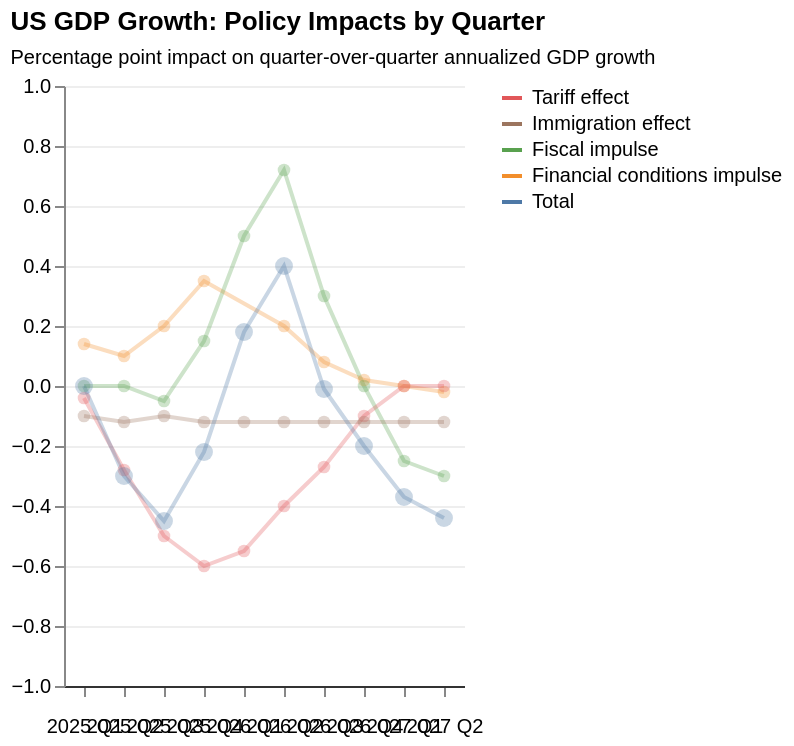

Specify this chart in Vega-Lite:
### Vega-Lite specification from a JSON file in a GitHub repository (floating-point values rounded to 4 significant figures)
{"$schema": "https://vega.github.io/schema/vega-lite/v5.json", "title": {"text": "US GDP Growth: Policy Impacts by Quarter", "subtitle": "Percentage point impact on quarter-over-quarter annualized GDP growth", "anchor": "start", "fontSize": 13, "subtitleFontSize": 10, "subtitlePadding": 6}, "width": "container", "height": "container", "background": "white", "data": {"values": [{"order": 1, "quarter": "2025 Q1", "series": "Financial conditions impulse", "value": 0.14}, {"order": 1, "quarter": "2025 Q1", "series": "Fiscal impulse", "value": 0.0}, {"order": 1, "quarter": "2025 Q1", "series": "Tariff effect", "value": -0.04}, {"order": 1, "quarter": "2025 Q1", "series": "Immigration effect", "value": -0.1}, {"order": 1, "quarter": "2025 Q1", "series": "Total", "value": 0.0}, {"order": 2, "quarter": "2025 Q2", "series": "Financial conditions impulse", "value": 0.1}, {"order": 2, "quarter": "2025 Q2", "series": "Fiscal impulse", "value": 0.0}, {"order": 2, "quarter": "2025 Q2", "series": "Tariff effect", "value": -0.28}, {"order": 2, "quarter": "2025 Q2", "series": "Immigration effect", "value": -0.12}, {"order": 2, "quarter": "2025 Q2", "series": "Total", "value": -0.3}, {"order": 3, "quarter": "2025 Q3", "series": "Financial conditions impulse", "value": 0.2}, {"order": 3, "quarter": "2025 Q3", "series": "Tariff effect", "value": -0.5}, {"order": 3, "quarter": "2025 Q3", "series": "Immigration effect", "value": -0.1}, {"order": 3, "quarter": "2025 Q3", "series": "Fiscal impulse", "value": -0.05}, {"order": 3, "quarter": "2025 Q3", "series": "Total", "value": -0.45}, {"order": 4, "quarter": "2025 Q4", "series": "Financial conditions impulse", "value": 0.35}, {"order": 4, "quarter": "2025 Q4", "series": "Fiscal impulse", "value": 0.15}, {"order": 4, "quarter": "2025 Q4", "series": "Tariff effect", "value": -0.6}, {"order": 4, "quarter": "2025 Q4", "series": "Immigration effect", "value": -0.12}, {"order": 4, "quarter": "2025 Q4", "series": "Total", "value": -0.22}, {"order": 5, "quarter": "2026 Q1", "series": "Financial conditions", "value": 0.35}, {"order": 5, "quarter": "2026 Q1", "series": "Fiscal impulse", "value": 0.5}, {"order": 5, "quarter": "2026 Q1", "series": "Tariff effect", "value": -0.55}, {"order": 5, "quarter": "2026 Q1", "series": "Immigration effect", "value": -0.12}, {"order": 5, "quarter": "2026 Q1", "series": "Total", "value": 0.18}, {"order": 6, "quarter": "2026 Q2", "series": "Financial conditions impulse", "value": 0.2}, {"order": 6, "quarter": "2026 Q2", "series": "Fiscal impulse", "value": 0.72}, {"order": 6, "quarter": "2026 Q2", "series": "Tariff effect", "value": -0.4}, {"order": 6, "quarter": "2026 Q2", "series": "Immigration effect", "value": -0.12}, {"order": 6, "quarter": "2026 Q2", "series": "Total", "value": 0.4}, {"order": 7, "quarter": "2026 Q3", "series": "Financial conditions impulse", "value": 0.08}, {"order": 7, "quarter": "2026 Q3", "series": "Fiscal impulse", "value": 0.3}, {"order": 7, "quarter": "2026 Q3", "series": "Tariff effect", "value": -0.27}, {"order": 7, "quarter": "2026 Q3", "series": "Immigration effect", "value": -0.12}, {"order": 7, "quarter": "2026 Q3", "series": "Total", "value": -0.01}, {"order": 8, "quarter": "2026 Q4", "series": "Financial conditions impulse", "value": 0.02}, {"order": 8, "quarter": "2026 Q4", "series": "Fiscal impulse", "value": 0.0}, {"order": 8, "quarter": "2026 Q4", "series": "Tariff effect", "value": -0.1}, {"order": 8, "quarter": "2026 Q4", "series": "Immigration effect", "value": -0.12}, {"order": 8, "quarter": "2026 Q4", "series": "Total", "value": -0.2}, {"order": 9, "quarter": "2027 Q1", "series": "Financial conditions impulse", "value": 0.0}, {"order": 9, "quarter": "2027 Q1", "series": "Fiscal impulse", "value": -0.25}, {"order": 9, "quarter": "2027 Q1", "series": "Tariff effect", "value": 0.0}, {"order": 9, "quarter": "2027 Q1", "series": "Immigration effect", "value": -0.12}, {"order": 9, "quarter": "2027 Q1", "series": "Total", "value": -0.37}, {"order": 10, "quarter": "2027 Q2", "series": "Financial conditions impulse", "value": -0.02}, {"order": 10, "quarter": "2027 Q2", "series": "Fiscal impulse", "value": -0.3}, {"order": 10, "quarter": "2027 Q2", "series": "Tariff effect", "value": 0.0}, {"order": 10, "quarter": "2027 Q2", "series": "Immigration effect", "value": -0.12}, {"order": 10, "quarter": "2027 Q2", "series": "Total", "value": -0.44}]}, "encoding": {"x": {"field": "quarter", "type": "ordinal", "sort": ["2025 Q1", "2025 Q2", "2025 Q3", "2025 Q4", "2026 Q1", "2026 Q2", "2026 Q3", "2026 Q4", "2027 Q1", "2027 Q2"], "axis": {"title": null, "labelAngle": 0, "labelFontSize": 10, "labelPadding": 10, "domain": true, "domainColor": "#333"}}}, "layer": [{"params": [{"name": "highlight", "select": {"type": "point", "fields": ["series"], "on": "pointerover", "clear": "pointerout"}}], "mark": {"type": "line", "strokeWidth": 2}, "encoding": {"y": {"field": "value", "type": "quantitative", "axis": {"title": null, "grid": true, "gridColor": "#eee", "labelFontSize": 10}, "scale": {"domain": [-1, 1]}}, "color": {"field": "series", "type": "nominal", "scale": {"domain": ["Tariff effect", "Immigration effect", "Fiscal impulse", "Financial conditions impulse", "Total"], "range": ["#e15759", "#9c755f", "#59a14f", "#f28e2b", "#4e79a7"]}, "legend": {"orient": "right", "title": null, "labelFontSize": 10, "symbolStrokeWidth": 2}}, "opacity": {"condition": {"param": "highlight", "empty": false, "value": 1}, "value": 0.3}, "strokeWidth": {"condition": {"test": "datum.series === 'Total'", "value": 5}, "value": 2}, "tooltip": [{"field": "series", "type": "nominal", "title": "Effect"}, {"field": "quarter", "type": "ordinal", "title": "Quarter"}, {"field": "value", "type": "quantitative", "title": "Impact (pp)", "format": ".2f"}]}}, {"mark": {"type": "point", "filled": true, "size": 40}, "encoding": {"y": {"field": "value", "type": "quantitative"}, "color": {"field": "series", "type": "nominal", "scale": {"domain": ["Tariff effect", "Immigration effect", "Fiscal impulse", "Financial conditions impulse", "Total"], "range": ["#e15759", "#9c755f", "#59a14f", "#f28e2b", "#4e79a7"]}, "legend": null}, "opacity": {"condition": {"param": "highlight", "empty": false, "value": 1}, "value": 0.3}, "size": {"condition": {"test": "datum.series === 'Total'", "value": 80}, "value": 40}}}], "config": {"view": {"stroke": null}, "axis": {"labelFont": "sans-serif", "titleFont": "sans-serif"}}}
